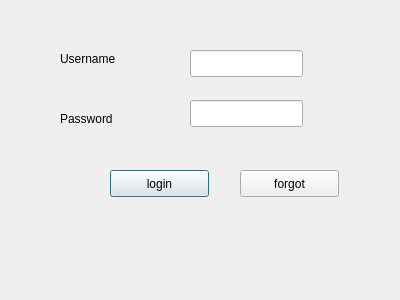
<?xml version="1.0" encoding="UTF-8"?>
<ui version="4.0">
 <class>Secondwindow</class>
 <widget class="QDialog" name="Secondwindow">
  <property name="geometry">
   <rect>
    <x>0</x>
    <y>0</y>
    <width>400</width>
    <height>300</height>
   </rect>
  </property>
  <property name="windowTitle">
   <string>Dialog</string>
  </property>
  <widget class="QLineEdit" name="usernametext">
   <property name="geometry">
    <rect>
     <x>190</x>
     <y>50</y>
     <width>113</width>
     <height>27</height>
    </rect>
   </property>
  </widget>
  <widget class="QLineEdit" name="passwordtext">
   <property name="geometry">
    <rect>
     <x>190</x>
     <y>100</y>
     <width>113</width>
     <height>27</height>
    </rect>
   </property>
  </widget>
  <widget class="QPushButton" name="login">
   <property name="geometry">
    <rect>
     <x>110</x>
     <y>170</y>
     <width>99</width>
     <height>27</height>
    </rect>
   </property>
   <property name="text">
    <string>login</string>
   </property>
  </widget>
  <widget class="QPushButton" name="forgot">
   <property name="geometry">
    <rect>
     <x>240</x>
     <y>170</y>
     <width>99</width>
     <height>27</height>
    </rect>
   </property>
   <property name="text">
    <string>forgot</string>
   </property>
  </widget>
  <widget class="QLabel" name="usernamelabel">
   <property name="geometry">
    <rect>
     <x>60</x>
     <y>50</y>
     <width>71</width>
     <height>17</height>
    </rect>
   </property>
   <property name="text">
    <string>Username</string>
   </property>
  </widget>
  <widget class="QLabel" name="passwordlabel">
   <property name="geometry">
    <rect>
     <x>60</x>
     <y>110</y>
     <width>67</width>
     <height>17</height>
    </rect>
   </property>
   <property name="text">
    <string>Password</string>
   </property>
  </widget>
 </widget>
 <resources/>
 <connections/>
</ui>
